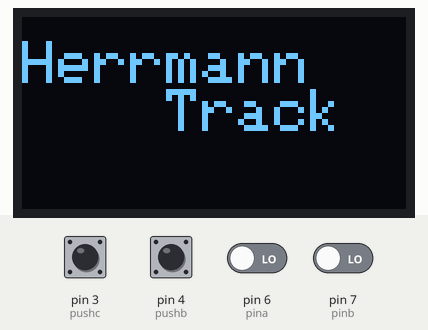
The sketch below on a simulated Arduino Uno, built with avr-gcc and run on an emulated ATmega328P. Shown: 128×64 one-colour display. The inputs (shaded band) are chosen by the test bench; at power-on: pin 3 (pushc) HIGH, pin 4 (pushb), pin 6 (pina), pin 7 (pinb) LOW.

Above: at 0.6 s.
At 1.6 s:
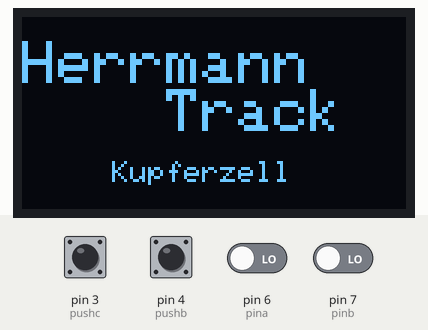
At 4.6 s:
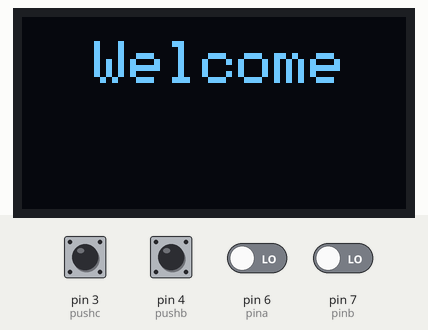
At 6.1 s:
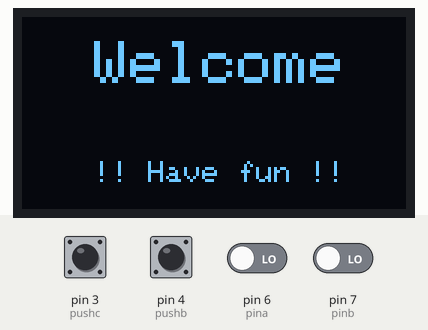
At 10.1 s:
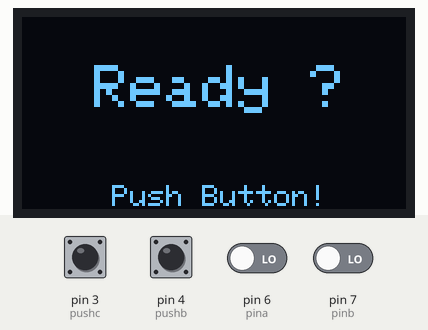
At 24.3 s:
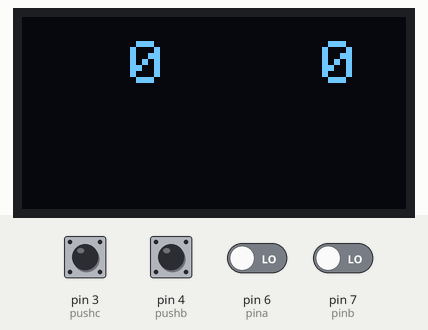

Measured:
- what the display in image 0 shows lasts 1.0 s, from 0.5 s to 1.5 s
- what the display in image 1 shows lasts 3.0 s, from 1.5 s to 4.5 s
- what the display in image 2 shows lasts 1.6 s, from 4.5 s to 6.1 s
- what the display in image 4 shows lasts 4.0 s, from 10.1 s to 14.1 s

The sketch:

Rundenz_hler.ino
```cpp
#include <Wire.h>
#include <SSD1306Ascii.h>
#include <SSD1306AsciiWire.h>

unsigned long starta, startb, ttimea, ttimeb;
unsigned limit = 600;
unsigned timea, timeb, besta, bestb;
unsigned rundea, rundeb;
unsigned statea, olda, stateb, oldb;
int i, disp;

char buffer[18];

// lightbeams
char  pina = 6;
char  pinb = 7;
//  pushbutton
char  pushb = 4; //Reset
char  pushc = 3; //Start

#define I2C_ADDRESS 0x3C

// noname I2C Display
SSD1306AsciiWire oled;

void setup() {
  Wire.begin();
  pinMode (pina, INPUT);
  pinMode (pinb, INPUT);
  pinMode (pushb, INPUT);
  pinMode (pushc, INPUT);

  oled.begin(&SH1106_128x64, I2C_ADDRESS);
  oled.setFont(Adafruit5x7);

  oled.clear();
  oled.set2X();
  oled.setCursor (0, 1);
  oled.print("Herrmann");
  delay (500);
  oled.setCursor (0, 3);
  oled.print("    Track");
  delay (1000);
  oled.set1X();
  oled.setCursor (0, 6);
  oled.print("     Kupferzell");
  delay (3000);


  oled.clear();
  oled.set2X();
  oled.setCursor (0, 1);
  oled.print("  Welcome");
  delay (1500);
//  oled.setCursor (0, 3);
// oled.print("   Track");
//  delay (1000);
  oled.set1X();
  oled.setCursor (0, 6);
  oled.print("    !! Have fun !!");
  delay (3000);

// small animation <img draggable="false" role="img" class="emoji" alt="🙂" src="https://s0.wp.com/wp-content/mu-plugins/wpcom-smileys/twemoji/2/svg/1f642.svg">
//  oled.clear();
//  oled.set2X();
//  for (i = 10; i > -1; i--) {
//    sprintf (buffer, "   %d", i);
//    oled.setCursor (0, 3);
//    oled.print(buffer);
//    delay (1000);

//  }
cowntdown();

// main display now
  oled.clear();
  oled.set1X();

  starta = millis();
  startb = millis();

  update_loops();
}


void loop() {

  if (digitalRead (pushb) == HIGH) {
    delay (20);
// wait for release
    while (!digitalRead (pushb)) {};

    cowntdown();


    starta = millis();
    startb = millis();
    rundea = 0;
    rundeb = 0;
    besta = 0;
    bestb = 0;
    oled.clear();
    update_loops();
  }

  statea = digitalRead (pina);
  if (statea != olda) {
// start counting when line goes up
    if (statea) {
// debouncing: time between changes must be > 1s
      if ((millis() - starta) > 1000) {
  // display last time
        timea = (unsigned) (millis() - starta);
        if (!besta && rundea) {
          besta = timea; // first round
        }
        else if (timea < besta) {
          besta = timea; // best time
        }
        rundea++;
      }
      starta = millis(); //start new counter
      update_loops();
      update_times();
    }
  }
olda = statea;

// the same procedure for track b
stateb = digitalRead (pinb);
if (stateb != oldb) {
//start counting when line goes up
if (stateb) {
// debouncing: time between changes must be > 1s
if ((millis() - startb) > 1000) {
// display last time
timeb = (unsigned) (millis() - startb);
if (!bestb && rundeb) {
bestb = timeb; // first round
}
else if (timeb < bestb) {
bestb = timeb; // best time
}
rundeb++;
}
startb = millis(); //start new counter
update_loops();
update_times();
}
}
oldb = stateb;
delay (10);
}

void convert(unsigned t) {
unsigned s, ms;
s = t / 1000;
ms = (t % 1000) / 10; // only 2 digits
sprintf (buffer, "%2d.%02d s", s, ms);
}

void update_loops() {
char c;
oled.set2X();
if (statea) {
c= '!'; // Auto gemessen
} else {
c= ' '; // kein Echo
}
sprintf (buffer, "%4d%c", rundea,c);
oled.setCursor (0, 1); oled.print (buffer);
if (stateb) {
c= '!'; // Auto gemessen
} else {
c= ' '; // kein Echo
}
sprintf (buffer, "%4d%c", rundeb,c);
oled.setCursor (64, 1); oled.print (buffer);
oled.set1X();
}

void update_times() {
oled.setCursor (0, 4);
convert (timea); oled.print (buffer);
oled.setCursor (70, 4);
convert (timeb); oled.print (buffer);

oled.setCursor (0, 6);
convert (besta); oled.print (buffer);
oled.setCursor (70, 6);
convert (bestb); oled.print (buffer);
}

void cowntdown() {

oled.clear();
  oled.set2X();
  oled.setCursor (0, 2);
  oled.print("  Ready ?");
  delay (1000);
  oled.set1X();
  oled.setCursor (0, 7);
  oled.print("     Push Button!");
  delay (4000);

  while (!digitalRead (pushc)== HIGH) {};


  oled.clear();
  oled.set2X();
  oled.setCursor (0, 3);
  oled.print("    10");
  delay (1000);
  oled.clear();
  oled.set2X();
  oled.setCursor (0, 3);
  oled.print("     9");
  delay (1000);
  oled.clear();
  oled.set2X();
  oled.setCursor (0, 3);
  oled.print("     8");
  delay (1000);
  oled.clear();
  oled.set2X();
  oled.setCursor (0, 3);
  oled.print("     7");
  delay (1000);
  oled.clear();
  oled.set2X();
  oled.setCursor (0, 3);
  oled.print("     6");
  delay (1000);
  oled.clear();
  oled.set2X();
  oled.setCursor (0, 3);
  oled.print("     5");
  delay (1000);
  oled.clear();
  oled.set2X();
  oled.setCursor (0, 3);
  oled.print("     4");
  delay (1000);
  oled.clear();
  oled.set2X();
  oled.setCursor (0, 3);
  oled.print("     3");
  delay (1000);
  oled.clear();
  oled.set2X();
  oled.setCursor (0, 3);
  oled.print("     2");
  delay (1000);
  oled.clear();
  oled.set2X();
  oled.setCursor (0, 3);
  oled.print("     1");
  delay (1000);
  oled.clear();
  oled.setCursor (0, 3);
  oled.print("   Go!!!");
  delay (100);

}
```
